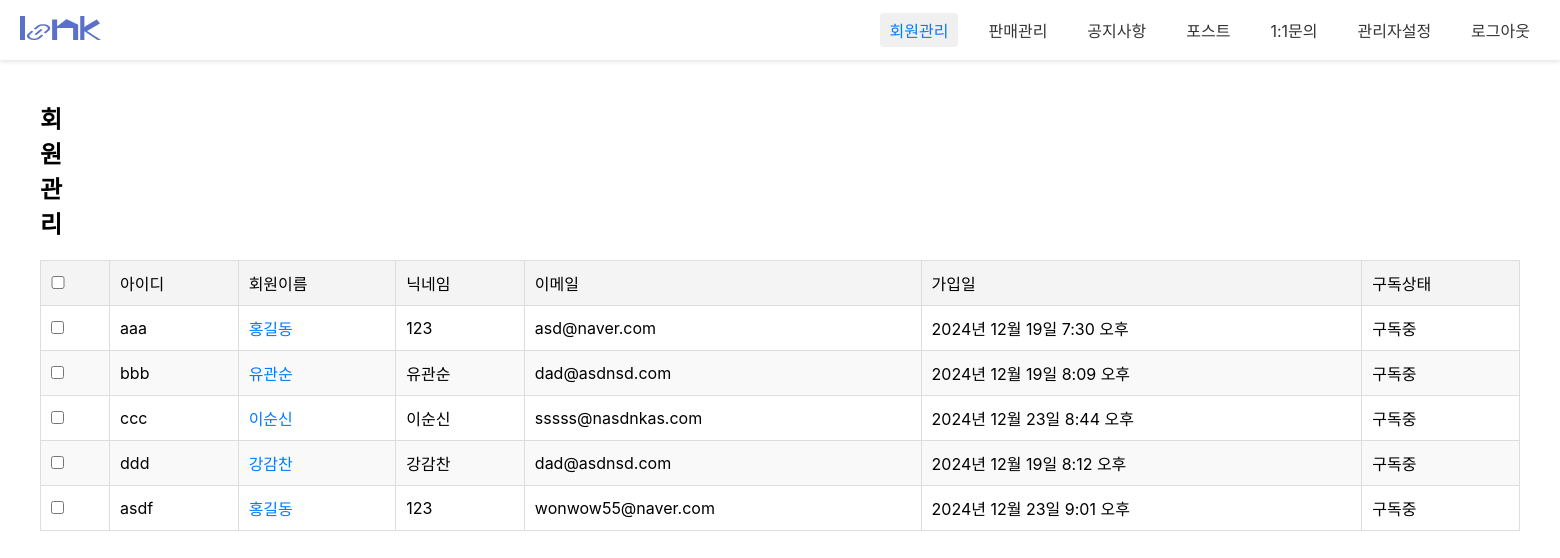
Before: /admin1/admin_memList/ with the older database file.
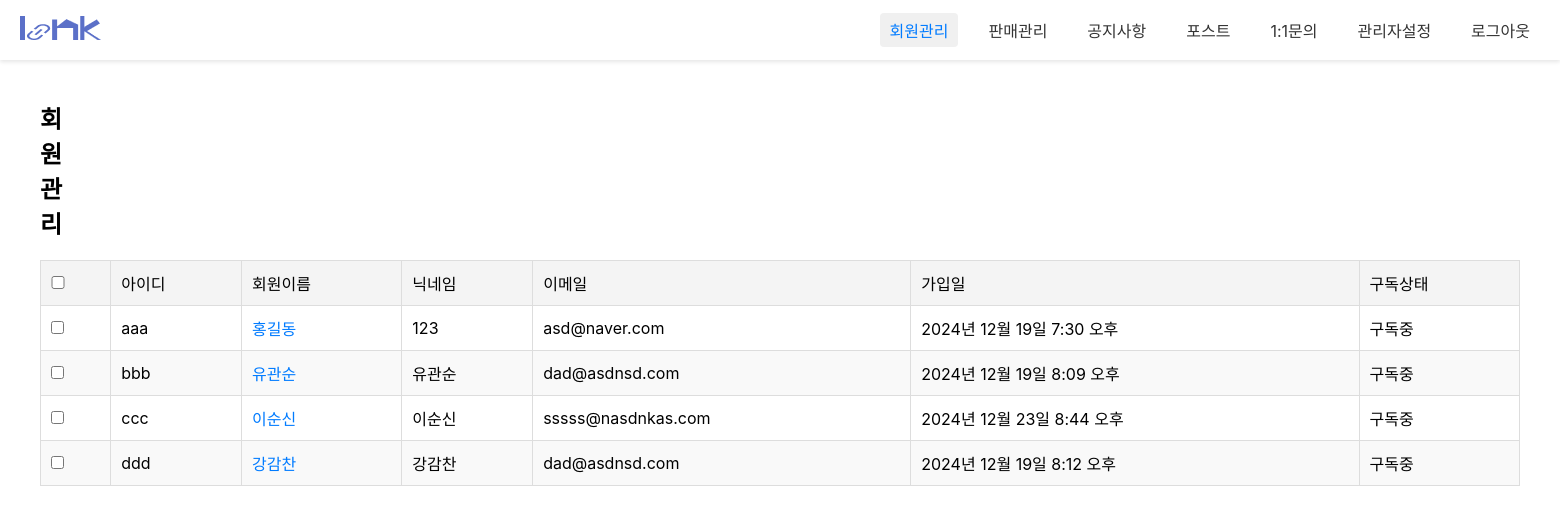
After: the same page with the newer database file.
### loginpage/models.py (models this page shows, shortened)
class Member(models.Model):
  id = models.CharField(max_length=50,primary_key=True)
  pw = models.CharField(max_length=100)
  name = models.CharField(max_length=100)
  nicName = models.CharField(max_length=100,default='123')
  mail = models.EmailField(max_length=100)
  birthday = models.CharField(max_length=100)
  gender = models.CharField(max_length=10,choices=[('남자', '남자'), ('여자', '여자')])
  mdate = models.DateTimeField(auto_now=True)
  created_group = models.OneToOneField(
        'diary.GroupDiary',  # '앱이름.모델이름' 형식
        on_delete=models.SET_NULL,
        null=True,
        blank=True,
        related_name='creator'
    )
  joined_group = models.ForeignKey(
        'diary.GroupDiary',  # '앱이름.모델이름' 형식
        on_delete=models.SET_NULL,
        null=True,
        blank=True,
        related_name='members'
    )

### admin1/views.py (the view)
# urls.py: path('admin_memList/', views.admin_memList, name="admin_memList"),
def admin_memList(request):
	qs = Member.objects.all()
	context = {"mlist":qs}
	return render(request, 'admin_memList.html', context)

### admin1/templates/admin_memList.html (shortened to what this page needs)
{% load static %}
<!DOCTYPE html>
<html lang="ko">
<head>
<link rel="stylesheet" href="{% static 'css/admin1/admin_login.css'%}">
<link rel="stylesheet" href="{% static 'css/admin1/admin_memllist.css'%}">
</head>
<body>
	<nav class="gnb">
		<a href="#" class="logo"><img src="/static/images/admin1/logo_sample.png" alt=""></a>
		<div class="menu">
				<a class="active" href="/admin1/admin_memList/">회원관리</a>
				<a href="#">판매관리</a>
				<a href="/admin1/admin_noticeList/">공지사항</a>
				<a href="/admin1/admin_postList/">포스트</a>
				<a href="/admin1/admin_qList/" >1:1문의</a>
				<a href="/admin1/admin_adminList/">관리자설정</a>
				<a id='a_logout'>로그아웃</a>
		</div>
	</nav>
	<div class="container">
		<div class="con_header">
			<h2>회원 관리</h2>
		</div>
		<table>
			<thead>
				<tr>
					<th><input type="checkbox" id="select_all"></th>
					<th>아이디</th>
					<th>회원이름</th>
					<th>닉네임</th>
					<th>이메일</th>
					<th>가입일</th>
					<th>구독상태</th>
				</tr>
			</thead>
			<tbody>
				{% for mem in mlist %}
				<tr>
					<td><input type="checkbox" class="select_member"></td>
					<td>{{mem.id}}</td>
					<td class="member_name"><a href="/admin1/admin_memView/{{mem.id}}/">{{mem.name}}</a></td>
					<td>{{mem.nicName}}</td>
					<td>{{mem.mail}}</td>
					<td>{{mem.mdate}}</td>
					<td>구독중</td>
				</tr>
				{% endfor %}
			</tbody>
		</table>
	</div>
</body>
</html>

Changed rows visible on the page:
removed Member: id "asdf", name "홍길동", nicName "123", mail "wonwow55@naver.com", mdate "2024년 12월 23일 9:01 오후"
